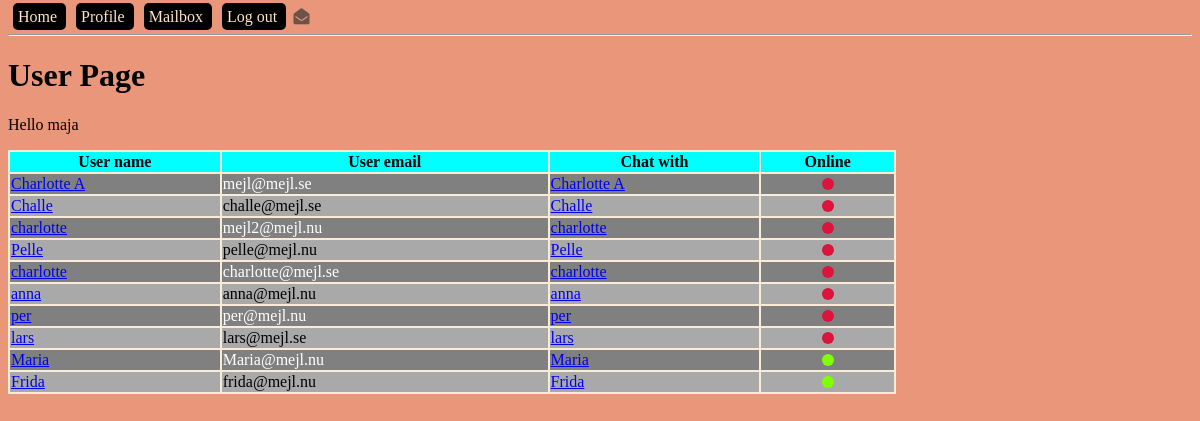
The app's page /profile (signed in) with its own data.
### models.py (models this page shows, shortened)
class User(db.Model):
    id = db.Column(db.Integer, primary_key=True, autoincrement=True)
    name = db.Column(db.String(150))
    email = db.Column(db.String(150), unique=True) # Vill inte ha två användare med samma epost
    password = db.Column(db.String(100))
    admin = db.Column(db.BOOLEAN, default=False)
    online = db.Column(db.BOOLEAN, default=False)
    sent_messages = db.relationship('Message', backref='sender', lazy=True)
    recv_messages = db.relationship('Message', secondary=message_recv, lazy='subquery',
                                    backref=db.backref('receivers', lazy=True))

### blueprints/user/__init__.py (the view)
@bp_user.get('/profile')
@login_required # Begränsar åtkomst till profilen om man inte är inloggad
def user_get():
    users = get_all_but_current_user()
    return render_template("user.html", users=users)

### app.py (called while the page is built)
def create_app():
    app = Flask(__name__)
    app.config['SECRET_KEY'] = '123secret'
    app.config['SQLALCHEMY_TRACK_MODIFICATIONS'] = False
    app.config['SQLALCHEMY_DATABASE_URI'] = 'sqlite:///db.sqlite'
    db.init_app(app)
    login_manager = LoginManager()
    login_manager.init_app(app)
    @login_manager.user_loader
    def load_user(user_id):
        from models import User
        return User.query.filter_by(id=user_id).first()
    from blueprints.open import bp_open
    app.register_blueprint(bp_open)
    from blueprints.user import bp_user
    app.register_blueprint(bp_user)
    from blueprints.api import bp_api
    app.register_blueprint(bp_api, url_prefix='/api/v1.0')
    from blueprints.admin import bp_admin
    app.register_blueprint(bp_admin)
    from blueprints.ajax import bp_ajax
    app.register_blueprint(bp_ajax)
    return app

### controllers/user_controller.py (called while the page is built)
def get_all_but_current_user():
    from models import User
    user = current_user
    return User.query.filter(User.id != user.id).all()

### templates/user.html (shortened to what this page needs)
{% extends "base-template.html" %}
{% block content %}
    <h1 id="main-heading">User Page</h1>
    <p>Hello {{ current_user.name }}</p>
    <table>
    <tr>
        <th>User name</th>
        <th>User email</th>
        <th>Chat with</th>
        <th>Online</th>
    </tr>
        {% for user in users %}
            <tr>
                <td><a href="{{ url_for('bp_user.message_get', user_id=user.id) }}">{{ user.name }}</a></td>
                <td>{{ user.email }}</td>
                <td><a href="{{ url_for('bp_user.chat_get', user_id=user.id) }}">{{ user.name }}</a></td>
                <td class="center-content">
                    {% if user.online %}
                        <div class="circle online"></div>
                    {% else %}
                        <div class="circle offline"></div>
                    {% endif %}
                </td>
            </tr>
        {% endfor %}
    </table>
{% endblock %}

### templates/base-template.html (shortened to what this page needs)
<!DOCTYPE html>
<html lang="en">
<head>
    <link rel="stylesheet" href="{{ url_for('static', filename='css/main.css') }}" />
</head>
<body>
    <a class="menu-item" href="{{ url_for('bp_open.index') }}">
        Home
    </a>
    {% if current_user.is_authenticated %}
        <a class="menu-item" href="{{ url_for('bp_user.user_get') }}">
            Profile
        </a>
        <a class="menu-item" href="{{ url_for('bp_user.mailbox_get') }}">
            Mailbox
        </a>
        <a class="menu-item" href="{{ url_for('bp_user.logout_get') }}">
           Log out
        </a>
        <a href="{{ url_for('bp_user.user_get') }}">
            <i class="fa fa-fw fa-envelope-open no-new-msg" id="message-symbol"></i>
        </a>
    {% endif %}
    <hr />
    {% block content %}
    {% endblock %}
</body>
</html>

### static/css/main.css (style rules this page uses)
body { background-color: darksalmon; }
.menu-item { margin: 5px; color: bisque; text-decoration: none; background-color: black; padding: 5px; border-radius: 5px; }
table { width: 75%; background-color: antiquewhite; }
th { background: aqua; }
tr:nth-child(odd) { background: darkgrey; }
tr:nth-child(even) { background: grey; color: white; }
.circle { margin: 0 auto; width: 12px; height: 12px; border-radius: 50%; }
.online { background: chartreuse; }
.offline { background: crimson; }
.no-new-msg { color:rgba(54, 54, 54, 0.7); }
#message-symbol { font-size: 1em; }

### records on screen
User: name "maja"
User: name "Charlotte A", email "mejl@mejl.se"
User: name "Challe", email "challe@mejl.se"
User: name "charlotte", email "mejl2@mejl.nu"
User: name "Pelle", email "pelle@mejl.nu"
User: name "charlotte", email "charlotte@mejl.se"
User: name "anna", email "anna@mejl.nu"
User: name "per", email "per@mejl.nu"
User: name "lars", email "lars@mejl.se"
User: name "Maria", email "Maria@mejl.nu", online True (drawn)
User: name "Frida", email "frida@mejl.nu", online True (drawn)
